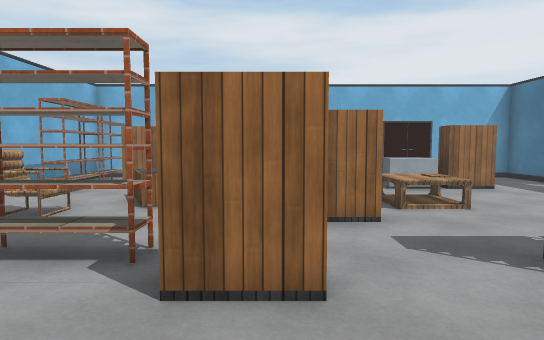
view 1 (above)

19 first-person views from a walk through a scene from a Unity 3-D project. The camera is 1.4 m above the floor, tilts 4° down and sees 75° across. The floor is counted in squares, 1 m on a side. Each view is taken from the middle of a square. On the plan, view 1 faces up. The plan holds only what a view shows up to about 15 squares ahead; the rest is blank. The place goes on beyond the plan. The player character is not drawn. Some animated figures are not drawn. Surface patterns are stand-ins for the level's own textures.

view 2
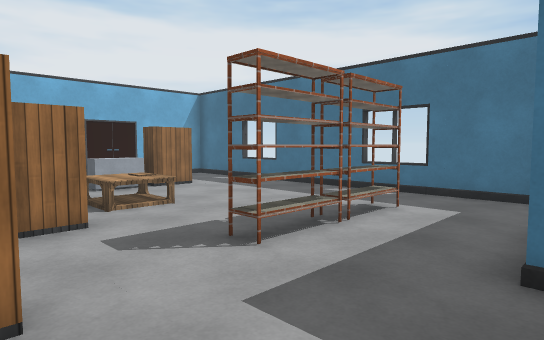

view 3
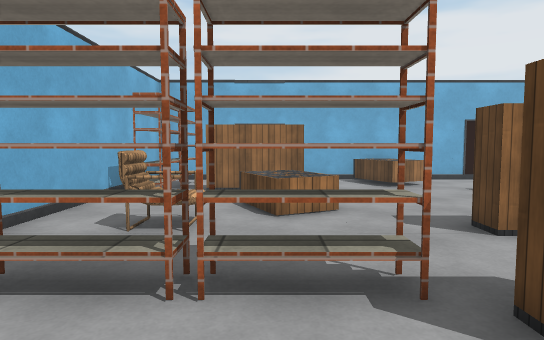

view 4
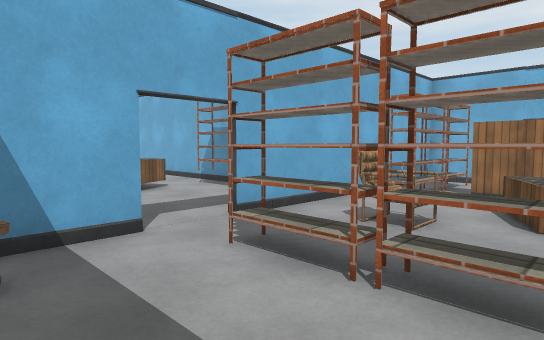

view 5
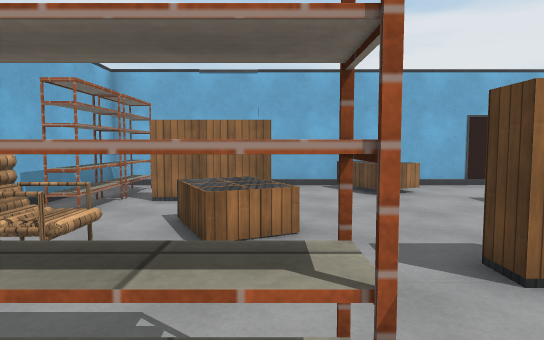

view 6
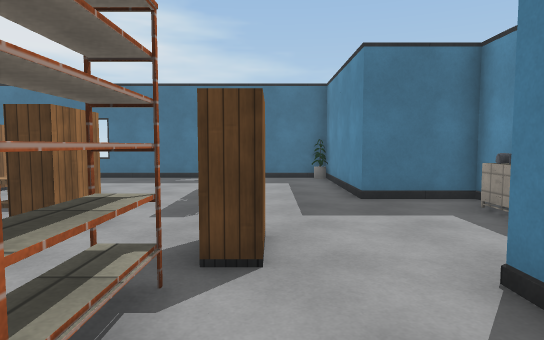

view 7
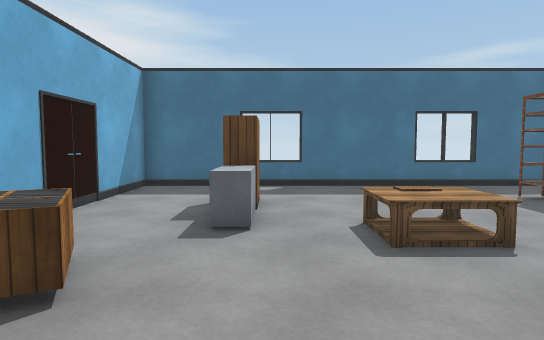

view 8
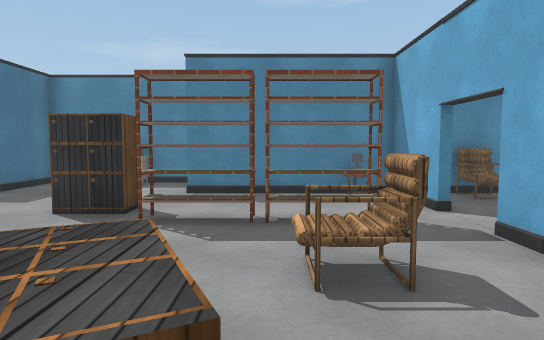

view 9
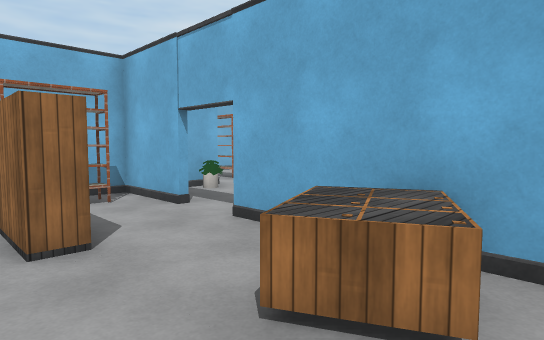

view 10
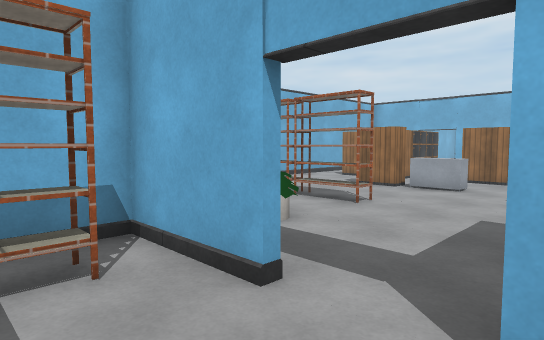

view 11
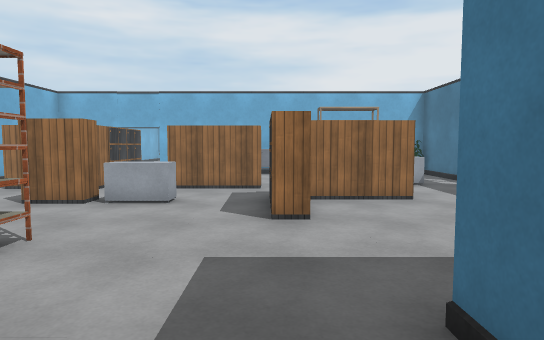

view 12
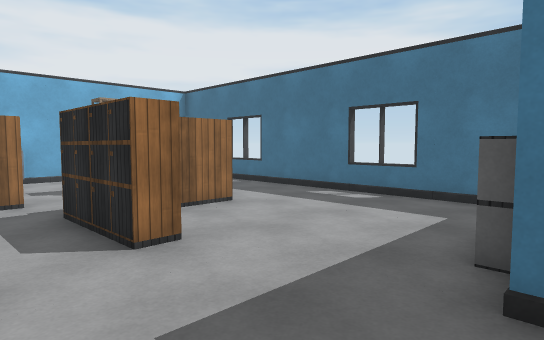

view 13
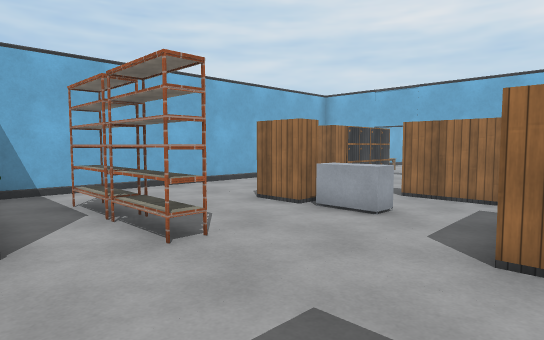

view 14
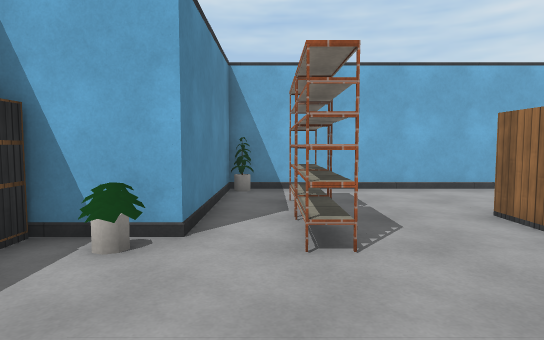

view 15
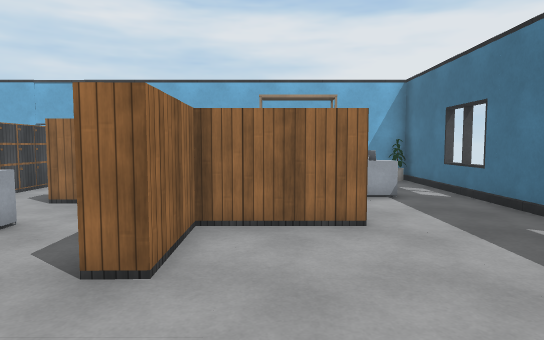

view 16
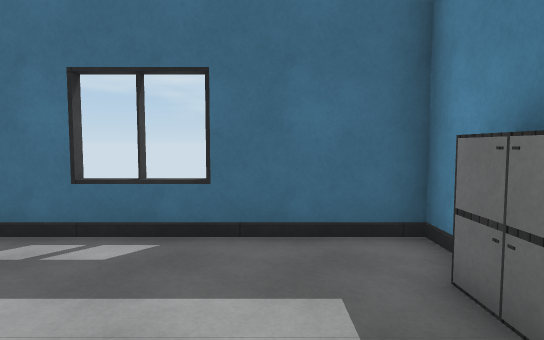

view 17
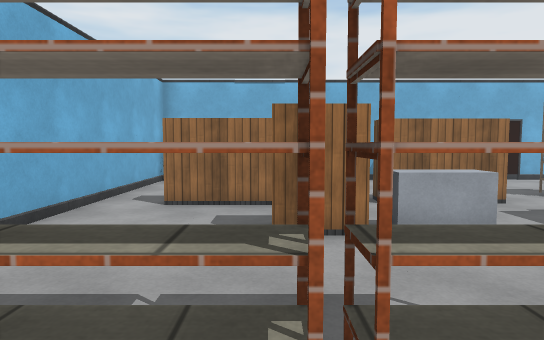

view 18
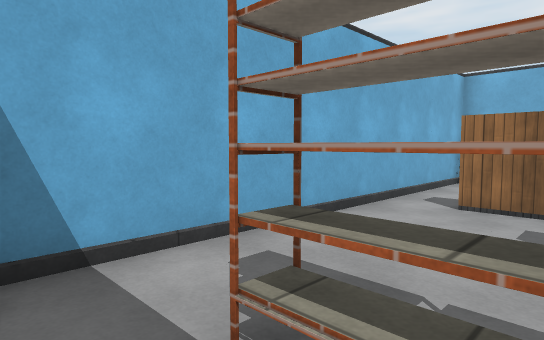

view 19
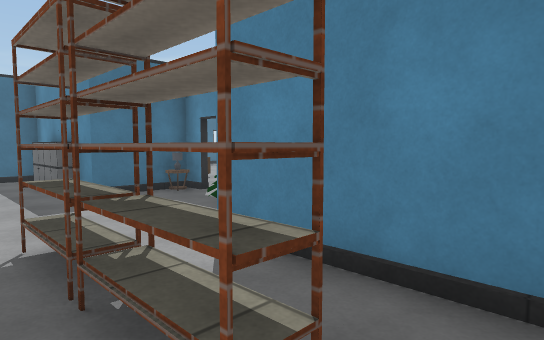

### Floor plan
Key: @ floor where view 1 was taken; # wall or solid block; . floor; = window, fence, low wall or low ledge; ^ raised ledge; C cabinet; T table; H chair; I thing the floor can be seen under or through; O other object.
Columns run from 15 left of view 1 to 11 right of it. Each row starts with its distance up from view 1.
 31  #.   C.    ...   ..#
 30  #..  C.    ...   ..#
 29  #..  C...  ..OOOO..#
 28  #..CCC..CCC..  ....#
 27  #...........   ....#
 26  #...........CCC....#
 25  #....CC^^..CCCC....#
 24  #..........C.......#
 23  #..........C.......=
 22  #..................#
 21  #..#IIII...........#
 20  #..................#
 19   O............CCC..#
 18    #####O.....#   ###
 17        #......#
 16        #CC#..T############
 15        #.......CC........#
 14        #.#......CC.......#
 13        #.#......C........#
 12        #.#CCCC.....^^CC..#
 11        #.#.. ............=
 10 ###    #.#.CCC...........#
  9 ..#     ....CC....TT.....#
  8 ..##   #....C.....TT.....#
  7  .C....#..H.....CC.......#
  6   C....#.................##
  5     .....................=#
  4       ...IIIIICC...IIII..##
  3       .#......CC.........#
  2      HH#.................#
  1      HH .T...............O
  0         ######.@...######
 -1               .....#
 -2               ..^###
 -3               ##

Positions as (right, up) in squares from view 1, and headings:
1: (0, 0), facing up
2: (0, 0), facing up-right
3: (-3, 1), facing up
4: (-2, 1), facing up-left
5: (-2, 3), facing up
6: (-5, 3), facing right
7: (-2, 11), facing right
8: (-4, 11), facing down
9: (3, 11), facing up-left
10: (-2, 13), facing up-left
11: (-3, 16), facing up
12: (-5, 18), facing up-right
13: (-2, 18), facing up-left
14: (-2, 20), facing left
15: (-1, 19), facing up
16: (-1, 21), facing right
17: (-9, 19), facing up
18: (-9, 19), facing up-left
19: (-12, 22), facing down-right
